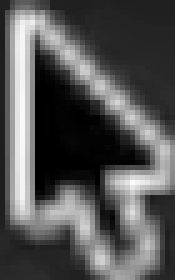
#> input picture pointer.png, 35 x 56 px (shown 5 times larger); its folder holds only this picture in this run
$ python panes.py pointer.png
#> lines starting #> are read from the running program, lines starting #| are printed output that depends on the picture
### screenness.py
#!/usr/bin/env python3
"""Find interface anywhere in a frame, and say where it is.

The question answered here is "is there UI on this frame, and whereabouts" —
never "what application is it", and never "is this a screen recording". A
camera pointed at the real world with a caption bar, a phone overlay, or a
monitor in shot HAS interface and is worth capturing; a camera pointed at a
person with nothing on it does not. Nothing is read, so it runs fast enough over a whole
video, and it works on any interface in any language, including ones nobody
has seen before.

The measurement, and why it is this one:

  A camera sensor puts noise on every pixel, so two neighbouring pixels are
  almost never EXACTLY equal. A screen paints its flat areas with one exact
  value, so most neighbours are. Counting exact ties separates them cleanly,
  measured on labelled frames from two of Jared's videos:

      camera   0.387  0.412  0.464  0.467
      screen   0.495  0.665  0.666  0.747  0.765  0.778  0.893

  Three other candidates were tried and dropped for not separating: local
  flatness overlapped, edge squareness put a camera frame at the very top, and
  palette size did not order the two groups at all.

The frame is scored in a grid of cells, so a screen recording with a webcam
bubble, or a phone video with a caption bar, reports which PARTS are interface
instead of one blurred average that is right about neither.

The grid's coarseness is LOAD-BEARING, and this was measured after three
separate fixes built on finer regions had failed. Scoring the tie map at
pixel level (box filters of 25, 41 and 61) the measure inverts: a macOS
window is translucent, so the photographic wallpaper bleeds through and the
Finder window itself scores as camera (median 0.31, barely a fifth of it
above the line); a dim compressed room scores as screen (half of it above
the line); and a banner's own glyphs over moving video score 0.03. Averaged
over big cells those errors cancel and the groups separate; at fine scale
they do not. So a finer grid is not the fix for what this module gets wrong
on a wallpapered desktop -- the fixes that worked are geometric and live
where they are used: drawn windows (overlay.windows) gate standing text and
panels, and moving zones (overlay.moving_zones) find the webcam inset.
"""
import cv2
import numpy as np
import machine

GRID = (6, 8)          # rows, cols of cells the frame is scored in
CELL_IS_SCREEN = 0.55  # a cell's tie-fraction above this reads as interface
SURE_CAMERA = 0.08     # below this share of cells, certainly a camera
SURE_SCREEN = 0.35     # above this share of cells, certainly a screen
WORK_WIDTH = 1280      # the measure is made at a fixed size, never native

# The size matters and is not a detail. At native 4K, heavy compression paints
# camera footage in flat blocks of identical value and it scores like a screen;
# a camera frame measured 33% at 4K and 10% at this width. Everything is
# measured at one working width so the numbers mean the same thing every time.


# [28 lines left out: functions tie_map, cell_scores, screen_fraction, not called in this run]


def to_working_size(bgr):
    if bgr.shape[1] == WORK_WIDTH:
        return bgr
    h = int(bgr.shape[0] * WORK_WIDTH / bgr.shape[1])
    return cv2.resize(bgr, (WORK_WIDTH, h), interpolation=cv2.INTER_AREA)


# [15 lines left out: function verdict, not called in this run]


def has_interface(bgr):
    v, frac, s = verdict(bgr)
    return v != "camera", frac, s


# [115 lines left out: functions picture, clusters, candidate_regions, rows_aligned, ui_regions, not called in this run]


# [21 lines that do not run on import are left out]

### machine.py
#!/usr/bin/env python3
"""Where this machine keeps the things this build needs.

The build runs on Windows, because that is where its data is. A frame of
video is read off G: and a picture is written back to G: thousands of times
in a run, and from Linux every one of those crossings is answered by a
Windows process -- so Linux work on a Windows drive slows Windows itself
rather than only WSL. The machine record has the measurement: one drive walk
over F: from the Linux side put the load average at 43 while the processors
sat half idle with seventeen processes blocked on I/O.

It still has to run from Linux, because that is where the agent lives and
because a person may reasonably run it either way. So the paths in the code
stay written the one way -- the Linux way, `/mnt/g/Images` -- and this module
is the single place that says what that means on the machine underneath.
Nowhere else asks which platform it is on.

  the drives     `/mnt/g/...` is `G:\\...` on Windows, and the vault's NAS is
                 the same SMB share either way: `//192.168.1.170/Public`
                 mounted at `/mnt/nas` from Linux, `\\\\192.168.1.170\\Public`
                 by name from Windows.

  the programs   ffmpeg and ffprobe are on the path on both. tesseract is on
                 the path on Linux and is a portable copy beside the build on
                 Windows, extracted rather than installed so that it needed
                 nobody's password.

  the memory     how much a reader enlarges a picture before reading it, and
                 what that costs to hold. It is one rule shared by every
                 reader rather than each one's own business, so it lives here
                 for the same reason the drives do -- see enlarge().
"""
import os
import re
import shutil
import sys

NAS = r"\\192.168.1.170\Public"     # the same share /mnt/nas is mounted from

# Windows writes its console in cp1252 unless told otherwise, and this build
# exists to reproduce a screen exactly -- the terminal fixture alone carries a
# warning triangle, a bullet and a tick, and the file trees are drawn with
# chevrons and guide bars. In cp1252 the run does not print them wrongly, it
# stops with an encoder error partway through the answer. Set here rather than
# in each entry point because forgetting it in one of them is silent until the
# one frame that needs it.
if os.name == "nt":
    for _stream in (sys.stdout, sys.stderr):
        try:
            _stream.reconfigure(encoding="utf-8", errors="backslashreplace")
        except (AttributeError, ValueError):
            pass

# where the portable copy was put, next to the build rather than inside it:
# it is a tool several builds may want, and it is not ours to keep in git
_PORTABLE_TESSERACT = r"G:\AI\Ethereal\tools\Tesseract-OCR\tesseract.exe"

_MOUNT = re.compile(r"^/mnt/([a-z])(/.*)?$")


# [15 lines left out: function here, not called in this run]


# How big a picture a reader may be handed at once. No limit by default; the
# name is kept only so the experiment below can be repeated from the command
# line without editing anything -- READ_PIXELS=24000000 python pipeline.py ...
READ_PIXELS = int(os.environ.get("READ_PIXELS", 0))


# [74 lines left out: function enlarge, not called in this run]


def _tesseract():
    """The tesseract binary, or the reason there isn't one.

    An environment variable wins, so a different copy can be tried without
    editing anything. Otherwise the path, which is the Linux answer. The
    portable copy is last, because a properly installed one should win.
    """
    named = os.environ.get("TESSERACT")
    if named and os.path.exists(named):
        return named
    found = shutil.which("tesseract")
    if found:
        return found
    if os.path.exists(_PORTABLE_TESSERACT):
        return _PORTABLE_TESSERACT
    return None


TESSERACT = _tesseract()


# [12 lines left out: function tesseract_or_refuse, not called in this run]


# [8 lines that do not run on import are left out]

WRITE_ONCE = [0, 0.0]     # pictures write_once actually wrote, seconds


# [30 lines left out: function write_once, not called in this run]


# THE SAME PANE WAS DECODED SEVEN TIMES.
#
# A pane is cut from the frame as an array, written to a PNG, and then read
# straight back into an array by everything that looks at it: columns,
# note_reader, tree_reader, style_reader, console_reader, chat_reader and hunt
# each call cv2.imread on the same file. The `_3x.png` enlargement is worse --
# 6840x4020 -- and two of them decode that as well.
#
# The picture on disk is a genuine shared artifact and stays; it is the
# DECODING that had no reason to happen more than once. Measured on one
# 2280x1340 pane: 0.18 s to decode, 0.004 s to hand back a copy of what was
# already decoded.
#
# A COPY IS HANDED BACK, ALWAYS. A reader that writes into the array it is
# given would otherwise poison every reader after it, and the copy costs a
# fortieth of the decode it saves.
_PIX = None
_PIX_LOCK = None
_PIX_BYTES = [0]
_PIX_HITS = [0, 0, 0, 0.0, 0.0]   # hits, disk reads, bytes copied, seconds decoding, seconds copying
# A 3x pane is 6480 x 6507 x 3 -- 126 MB held. The store keeps the most
# recently used until it is over the cap, then drops the oldest, so a moment's
# own pane is still there when the next reader asks for it and nothing is held
# for a video's length. SN_PIXCAP raises it, in megabytes.
_PIX_CAP = 600 * 1024 * 1024


# [59 lines left out: functions pixels, pixels_report, not called in this run]

### panes.py
#!/usr/bin/env python3
"""Split a window into its panes, so each is read as itself.

Why this has to be right: handed a whole window, the tree reader correctly
refuses, because a note's prose does not sit on the sidebar's row pitch. And
measuring text size across two panes at once mixes a sidebar's small labels
into a note's body and ruins the heading sizes.

A pane boundary shows up two ways and BOTH are needed:

  a drawn border   a line running the full height of the window, which no
                   text or icon ever does
  a gap in the     a vertical strip that no line of text crosses. Some layouts
  text             draw no border at all, and a plain ink threshold does not
                   find them either, because a note's own margins are not
                   empty — they carry background texture. Where the TEXT stops
                   is unambiguous, and it is what we actually care about.
"""
import os

import cv2
import numpy as np

import overlay
import screenness
import shapes
import machine

MIN_PANE = 90          # a pane narrower than this is furniture, not a pane
# How far a pane may be enlarged before it is handed to a reader. Every reader
# enlarges what it is given three times over AGAIN, so this number multiplies:
# without a cap a 139px sliver of a 1080p frame was magnified ten times here
# and three times again inside, and the reader was handed 4170 x 32400 pixels
# -- 135 million of them, five gigabytes of working memory, and the first video
# of a library sweep never finished.
#
# Three is where the fixtures stand. At two the tree loses a folder (30/31
# instead of 31/31 on folder-versus-file); at three every stage holds and the
# same sliver comes to 12 million pixels instead of 135. Past that the pixels
# are interpolated, not read, and only the memory grows.
MAX_SCALE = int(os.environ.get("PANE_MAX_SCALE", "3"))
EMPTY_BAND = 26        # an empty strip at least this wide separates panes
INK = 26               # how far from the local background a pixel counts as ink


# [8 lines left out: function _ink_columns, not called in this run]


def _borders(work):
    """Columns holding a line that runs the full height of the window.

    The height counted is the window's BODY, not its title bar: the divider
    between a Finder window's sidebar and its list begins under the title
    bar and stops above the path bar, so measured against the whole crop it
    covers four fifths of it and was missed. Missing it reads the sidebar
    and the list as one thing, and a Finder window comes back as prose.
    """
    g = cv2.cvtColor(work, cv2.COLOR_BGR2GRAY)
    k = np.ones((1, 41), np.uint8)
    lighter = cv2.subtract(g, cv2.morphologyEx(g, cv2.MORPH_OPEN, k))
    darker = cv2.subtract(cv2.morphologyEx(g, cv2.MORPH_CLOSE, k), g)
    ink = cv2.max(lighter, darker) > 4
    h = ink.shape[0]
    head, foot = int(0.10 * h), max(1, int(0.96 * h))
    body = ink[head:foot] if foot > head + 4 else ink
    return [x for x, v in enumerate(body.mean(axis=0)) if v >= 0.75]


# [74 lines left out: functions text_gaps, _one_table, not called in this run]


def pane_columns(img, engine=None, least=MIN_PANE, inside=False):
    """The window's panes as (x0, x1) in working-size coordinates.

    `least` is the narrowest a pane may be, in those same coordinates. It has
    to be given when the picture is a WINDOW cut out of a frame rather than
    the frame: every picture is measured at one width, so a small window is
    magnified more than a large one, and a strip too thin to be a pane in the
    frame's own pixels is wide enough to pass in the window's. Left at its
    default it is the same test the frame gets, which is what a caller with a
    whole frame wants.
    """
    work = screenness.to_working_size(img)
    w = work.shape[1]
    cuts = set()

    for x in _borders(work):
        cuts.add(x)

    if engine is None:
        from rapidocr_onnxruntime import RapidOCR
        engine = RapidOCR()
    # A GAP A TABLE HOLDS OPEN IS NOT A PANE BOUNDARY. Inside a window the
    # space between a list's Name and Date Modified columns runs clear from
    # its head to its foot, exactly as the gutter between two panes does,
    # and cutting there split the list in half. The words say which it is:
    # a table's columns answer each other row for row. Judged over the whole
    # frame instead, the empty desktop under a window leaves a corridor at
    # nearly every x, and the window came back cut into sixteen strips.
    gaps, _spans, words = text_gaps(work, engine, boxes=True)
    for x in gaps:
        if inside and _one_table(words, x):
            continue
        cuts.add(x)

    edges = [0] + sorted(cuts) + [w]
    panes, last = [], 0
    for e in edges[1:]:
        if e - last >= least:
            panes.append((last, e))
            last = e
    # What is left over at the right is too thin to be a pane of its own, and
    # it used to be dropped -- with whatever was written on it. On a card
    # reading "moonstone.co * 12k" the gap before the number is wide enough to
    # cut at, so the pane ended there and the number was never read by
    # anything. A strip too thin to stand alone belongs to its neighbour; it
    # does not belong to nobody.
    if panes:
        if w > last:
            panes[-1] = (panes[-1][0], w)
    else:
        panes = [(0, w)]
    return panes


# [274 lines left out: functions _free_spans, _has_buttons, _measured_windows, frame_regions, not called in this run]


WROTE = [0, 0.0, 0, 0.0]     # pictures written, seconds; enlargements, seconds


# [32 lines left out: functions write_box, write_pane, not called in this run]


if __name__ == "__main__":
    import sys
    img = cv2.imread(sys.argv[1])
#> img is the input picture: shape (56, 35, 3); min 0, max 250, mean 85
    for i, (a, b) in enumerate(pane_columns(img)):
#> in to_working_size, `h = int(bgr.shape[0] * WORK_WIDTH / bgr.shape[1])`: h = 2048
#> in pane_columns, `w = work.shape[1]`: w = 1280
#> in pane_columns, `cuts = set()`: cuts = 0 items
#> in _borders, `lighter = cv2.subtract(g, cv2.morphologyEx(g, cv2.MORPH_OPEN, k))`:
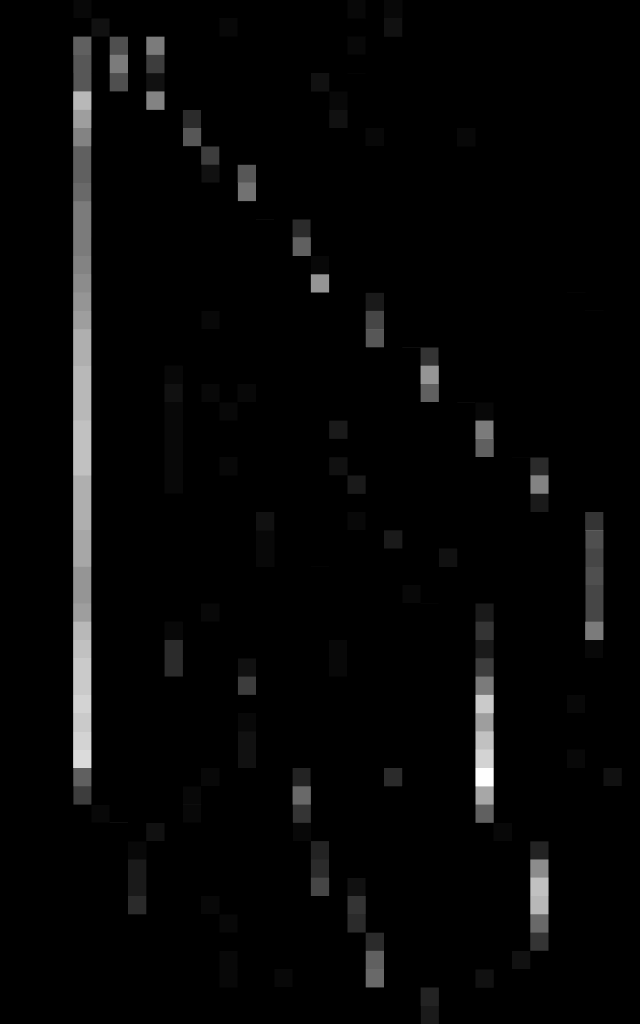
#> lighter: shape (2048, 1280) (shown at 1/2 size); min 0, max 29, mean 0.8; drawn with min black and max white
#> in _borders, `darker = cv2.subtract(cv2.morphologyEx(g, cv2.MORPH_CLOSE, k), g)`:
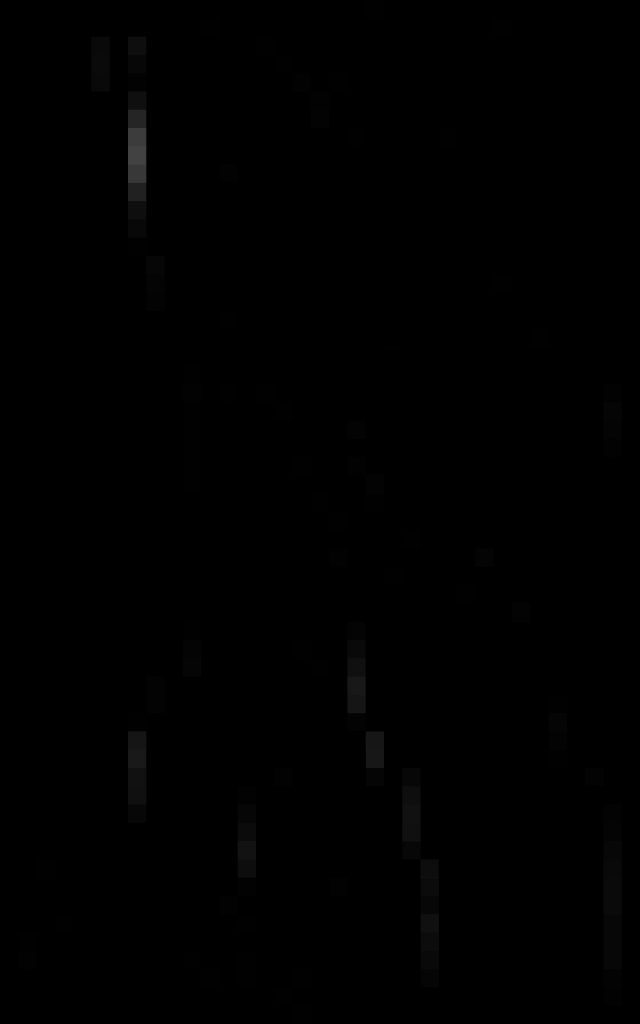
#> darker: shape (2048, 1280) (shown at 1/2 size); min 0, max 66, mean 0.5
#> in _borders, `h = ink.shape[0]`: h = 2048
#> in _borders, `head, foot = int(0.10 * h), max(1, int(0.96 * h))`: head = 204; foot = 1966
#> (the run stopped early here; a loop or call above may not have finished)
